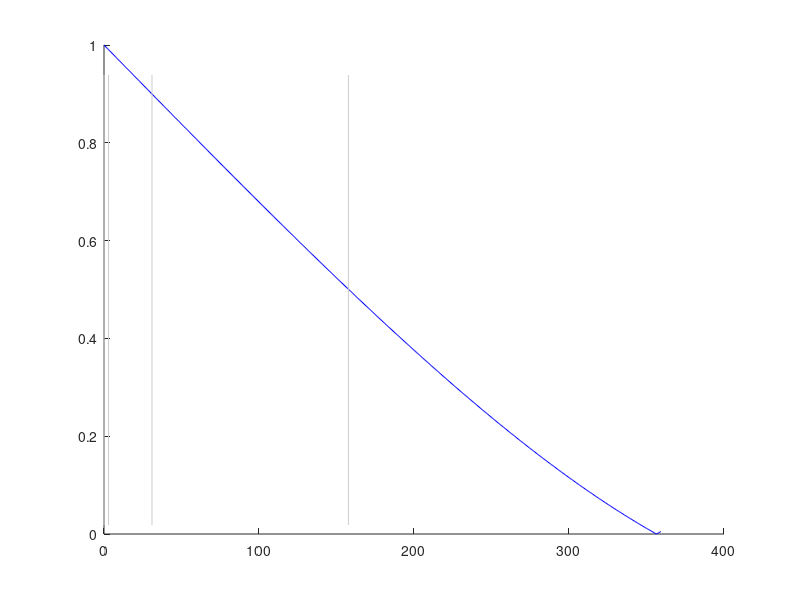

Recreate this plot in MATLAB. (Note: this script raises an error after producing the figure.)
T = linspace(0,360,501); T(end) = [];
v = zeros(size(T));

for iT = 1:length(T)
	t = linspace(0,T(iT),100);
	v(iT) = abs(mean(complex(cosd(t),sind(t))));
end
v = 1-acos(v)/(pi/2);

[ignore,i(1)] = min(abs(v-0.5));
[ignore,i(2)] = min(abs(v-0.9));
[ignore,i(3)] = min(abs(v-0.99));
[ignore,i(4)] = min(abs(v-0.999));

T(i)

figure(1); clf; hold on;
plot(T,v,'b-');
plot([T(i); T(i)],1e6*[-1,1],'-','color',0.8*[1,1,1]);
ylim([0,1]);

graph(1); exportfig([asymmetryroot,'figs/dispersions']);